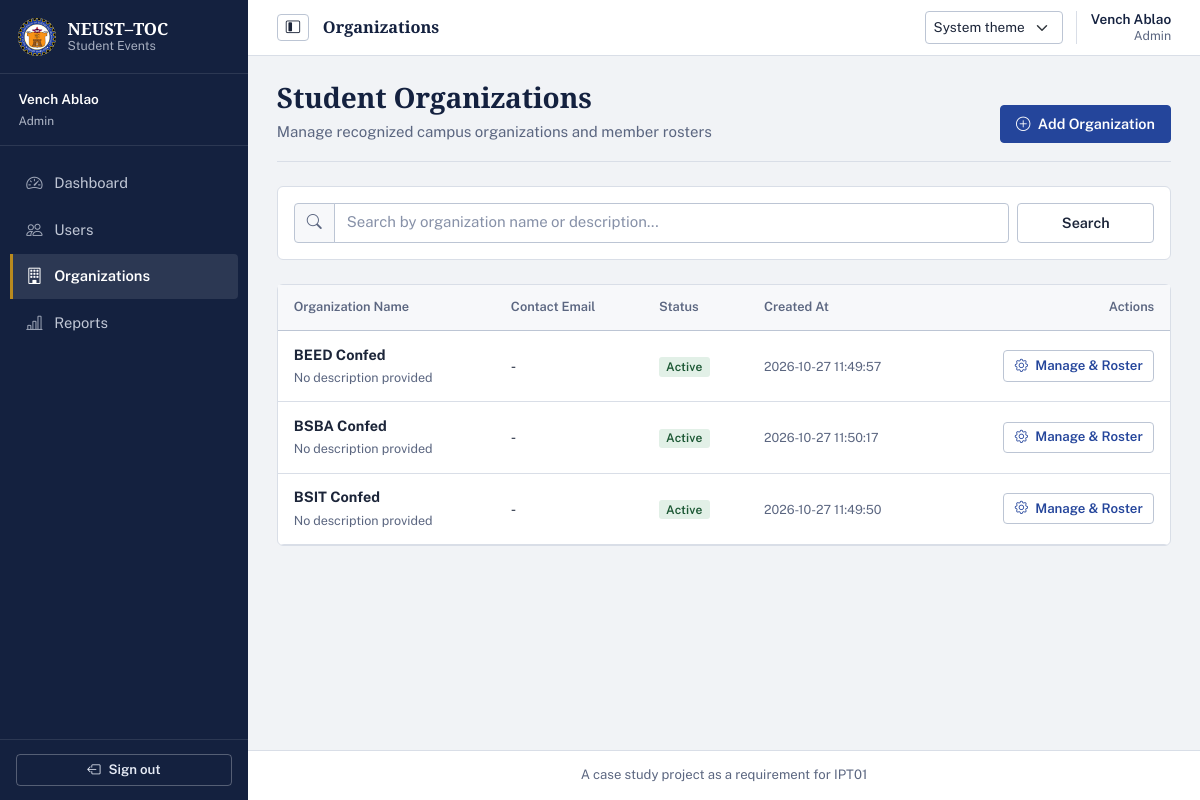
/admin/organizations (signed in), run on the app's committed database.
### tables this page shows
CREATE TABLE users (
    user_id INTEGER PRIMARY KEY AUTOINCREMENT,
    student_no TEXT UNIQUE,
    full_name TEXT NOT NULL,
    email TEXT NOT NULL UNIQUE,
    password_hash TEXT NOT NULL,
    role TEXT NOT NULL CHECK(role IN ('admin', 'officer', 'student')),
    is_active INTEGER NOT NULL DEFAULT 1 CHECK(is_active IN (0, 1)),
    created_at TEXT NOT NULL DEFAULT (strftime('%Y-%m-%d %H:%M:%S', 'now', 'localtime'))
);

CREATE TABLE organizations (
    organization_id INTEGER PRIMARY KEY AUTOINCREMENT,
    name TEXT NOT NULL UNIQUE,
    description TEXT,
    contact_email TEXT,
    is_active INTEGER NOT NULL DEFAULT 1 CHECK(is_active IN (0, 1)),
    created_at TEXT NOT NULL DEFAULT (strftime('%Y-%m-%d %H:%M:%S', 'now', 'localtime'))
);

### admin_routes.py (the view)
@admin_bp.route('/organizations')
@admin_required
def organizations():
    db = get_db()
    search = request.args.get('search', '').strip()
    page = request.args.get('page', 1, type=int)
    per_page = 20
    orgs, total = auth_service.get_all_organizations(
        db, search=search or None, page=page, per_page=per_page
    )
    total_pages = (total + per_page - 1) // per_page if total > 0 else 1
    return render_template(
        'admin/organizations.html',
        organizations=orgs,
        search=search,
        page=page,
        total_pages=total_pages,
        total=total
    )

### admin_routes.py (called while the page is built)
def admin_required(f):
    @wraps(f)
    def decorated_function(*args, **kwargs):
        if 'user_id' not in session:
            flash('Please log in to access this page.', 'warning')
            return redirect(url_for('auth.login'))
        if session.get('role') != 'admin':
            abort(403)
        db = get_db()
        user = auth_service.get_user_by_id(db, session['user_id'])
        if not user or not user['is_active']:
            session.clear()
            flash('Your account has been deactivated.', 'danger')
            return redirect(url_for('auth.login'))
        return f(*args, **kwargs)
    return decorated_function

### db.py (called while the page is built)
def get_db():
    if 'db' not in g:
        db_path = current_app.config.get('DATABASE', Config.DATABASE)
        g.db = sqlite3.connect(db_path)
        g.db.row_factory = sqlite3.Row
        g.db.execute('PRAGMA foreign_keys = ON')
    return g.db

### services/auth_service.py (called while the page is built)
def get_user_by_id(db, user_id):
    return db.execute('SELECT * FROM users WHERE user_id = ?', (user_id,)).fetchone()

### services/event_service.py (called while the page is built)
def complete_expired_published_events(db, now=None):
    now = now or datetime.now()
    now_str = now.strftime('%Y-%m-%d %H:%M:%S')
    cursor = db.execute(
        '''UPDATE events
           SET status = 'completed', updated_at = ?
           WHERE status = 'published'
             AND NULLIF(end_at, '') IS NOT NULL
             AND end_at <= ?''',
        (now_str, now_str)
    )
    completed_count = cursor.rowcount
    db.commit()
    return completed_count

### templates/admin/organizations.html (shortened to what this page needs)
{% extends "base.html" %}
{% block content %}
<div class="page-heading">
    <div>
        <h2 class="h3 mb-0">Student Organizations</h2>
        <p class="text-muted mb-0">Manage recognized campus organizations and member rosters</p>
    </div>
    <a href="{{ url_for('admin.organization_new') }}" class="btn btn-primary">
        <i class="bi bi-plus-circle me-1"></i> Add Organization
    </a>
</div>
<div class="card shadow-sm mb-4">
    <div class="card-body">
        <form method="GET" action="{{ url_for('admin.organizations') }}" class="row g-2">
            <div class="col-md-10">
                <div class="input-group">
                    <span class="input-group-text bg-white"><i class="bi bi-search"></i></span>
                    <input id="organization-search" type="search" name="search" class="form-control" placeholder="Search by organization name or description..." value="{{ search }}">
                </div>
            </div>
            <div class="col-md-2 d-flex gap-2">
                <button type="submit" class="btn btn-secondary w-100">Search</button>
            </div>
        </form>
    </div>
</div>
<div class="card shadow-sm">
    <div class="card-body p-0">
        {% if organizations %}
        <div class="table-responsive">
            <table class="table table-hover align-middle mb-0">
                <thead class="table-light">
                    <tr>
                        <th>Organization Name</th>
                        <th>Contact Email</th>
                        <th>Status</th>
                        <th>Created At</th>
                        <th class="text-end">Actions</th>
                    </tr>
                </thead>
                <tbody>
                    {% for org in organizations %}
                    <tr>
                        <td>
                            <div class="fw-bold">{{ org.name }}</div>
                            <small class="text-muted">{{ org.description|truncate(80) if org.description else 'No description provided' }}</small>
                        </td>
                        <td>{{ org.contact_email or '-' }}</td>
                        <td>
                            {% if org.is_active %}
                            <span class="badge bg-success">Active</span>
                            {% else %}
                            <span class="badge bg-secondary">Inactive</span>
                            {% endif %}
                        </td>
                        <td><small class="text-muted">{{ org.created_at }}</small></td>
                        <td class="text-end">
                            <div class="d-inline-flex flex-wrap justify-content-end gap-1">
                                <a href="{{ url_for('admin.organization_edit', organization_id=org.organization_id) }}" class="btn btn-sm btn-outline-primary">
                                    <i class="bi bi-gear me-1" aria-hidden="true"></i> Manage &amp; Roster
                                </a>
                            </div>
                        </td>
                    </tr>
                    {% endfor %}
                </tbody>
            </table>
        </div>
        {% else %}
        <div class="text-center py-5 text-muted">
            <i class="bi bi-building fs-1 d-block mb-2"></i>
            No student organizations found.
        </div>
        {% endif %}
    </div>
</div>
{% endblock %}

### templates/base.html (shortened to what this page needs)
<!DOCTYPE html>
<html lang="en" data-bs-theme="light" data-theme-preference="system">
<head>
    <link href="https://cdn.jsdelivr.net/npm/bootstrap@5.3.2/dist/css/bootstrap.min.css" rel="stylesheet"
>
    <link rel="stylesheet" href="https://cdn.jsdelivr.net/npm/bootstrap-icons@1.11.3/font/bootstrap-icons.min.css">
    <link rel="stylesheet" href="{{ url_for('static', filename='css/style.css') }}">
</head>
<body>
    {% if current_user %}
    <aside class="sidebar" id="sidebar">
        <div class="sidebar-header">
            <a class="sidebar-brand" href="{{ url_for('index') }}" aria-label="NEUST–TOC Student Events home">
                <img src="{{ url_for('static', filename='images/logo.jpg') }}" alt="" class="sidebar-logo">
                <span class="sidebar-brand-copy">
                    <strong>NEUST–TOC</strong>
                    <small>Student Events</small>
                </span>
            </a>
        </div>
        <div class="sidebar-user">
            <div class="sidebar-user-copy">
                <div class="fw-semibold text-truncate">{{ current_user.full_name }}</div>
                <small class="text-capitalize opacity-75">{{ current_user_display_role }}</small>
            </div>
        </div>
        <nav class="sidebar-nav" aria-label="Main navigation">
            <ul class="nav flex-column">
                {% if session.role == 'admin' %}
                <li class="nav-item">
                    <a class="nav-link {% if request.endpoint == 'admin.dashboard' %}active{% endif %}"
                       aria-label="Dashboard"
                       href="{{ url_for('admin.dashboard') }}">
                        <i class="bi bi-speedometer2 me-2" aria-hidden="true"></i><span class="nav-label">Dashboard</span>
                    </a>
                </li>
                <li class="nav-item">
                    <a class="nav-link {% if request.endpoint and request.endpoint.startswith('admin.user') %}active{% endif %}"
                       aria-label="Users"
                       href="{{ url_for('admin.users') }}">
                        <i class="bi bi-people me-2" aria-hidden="true"></i><span class="nav-label">Users</span>
                    </a>
                </li>
                <li class="nav-item">
                    <a class="nav-link {% if request.endpoint and request.endpoint.startswith('admin.organization') %}active{% endif %}"
                       {% if request.endpoint and request.endpoint.startswith('admin.organization') %}aria-current="page"{% endif %}
                       aria-label="Organizations"
                       href="{{ url_for('admin.organizations') }}">
                        <i class="bi bi-building me-2" aria-hidden="true"></i><span class="nav-label">Organizations</span>
                    </a>
                </li>
                <li class="nav-item">
                    <a class="nav-link {% if request.endpoint == 'admin.reports' %}active{% endif %}"
                       aria-label="Reports"
                       href="{{ url_for('admin.reports') }}">
                        <i class="bi bi-bar-chart-line me-2" aria-hidden="true"></i><span class="nav-label">Reports</span>
                    </a>
                </li>
                {% endif %}
            </ul>
        </nav>
        <div class="sidebar-footer">
            <form method="POST" action="{{ url_for('auth.logout') }}">
                <button type="submit" class="btn btn-outline-light btn-sm w-100" aria-label="Sign out">
                <i class="bi bi-box-arrow-left me-2" aria-hidden="true"></i><span class="nav-label">Sign out</span>
                </button>
            </form>
        </div>
    </aside>
    {% endif %}
    <main class="{{ 'main-content' if current_user else 'guest-content' }}">
        {% if current_user %}
        <header class="app-topbar">
            <div class="topbar-leading">
                <button class="btn btn-outline-secondary sidebar-toggle" type="button" id="sidebarToggle"
                        aria-label="Collapse navigation" aria-controls="sidebar" aria-expanded="true">
                    <i class="bi bi-layout-sidebar-inset" aria-hidden="true"></i>
                </button>
                <div class="topbar-breadcrumb">
                    <span class="topbar-current">
                        {{ request.endpoint.rsplit('.', 1)[-1]|replace('_', ' ')|title if request.endpoint else 'Home' }}
                    </span>
                </div>
            </div>
            <div class="topbar-actions">
                <select class="form-select form-select-sm theme-picker" id="themePicker" data-theme-picker>
                    <option value="system">System theme</option>
                </select>
                <span class="topbar-account d-none d-sm-flex">
                    <span class="topbar-account-name">{{ current_user.full_name }}</span>
                    <span class="topbar-account-role text-capitalize">{{ current_user_display_role }}</span>
                </span>
            </div>
        </header>
        {% endif %}
        <div class="{{ 'container-fluid py-4' if current_user else 'container' }}">
            {% block content %}{% endblock %}
        </div>
        {% if current_user %}
        <footer class="app-footer">
            <div class="container-fluid">
                <p class="mb-0 text-center text-muted small">
                    A case study project as a requirement for IPT01
                </p>
            </div>
        </footer>
        {% endif %}
    </main>
</body>
</html>

### data on the page
users: full_name "Vench Ablao", role "Admin"
organizations: name "BEED Confed", description "No description provided", contact_email "-", is_active "Active", created_at "2026-10-27 11:49:57"
organizations: name "BSBA Confed", description "No description provided", contact_email "-", is_active "Active", created_at "2026-10-27 11:50:17"
organizations: name "BSIT Confed", description "No description provided", contact_email "-", is_active "Active", created_at "2026-10-27 11:49:50"
